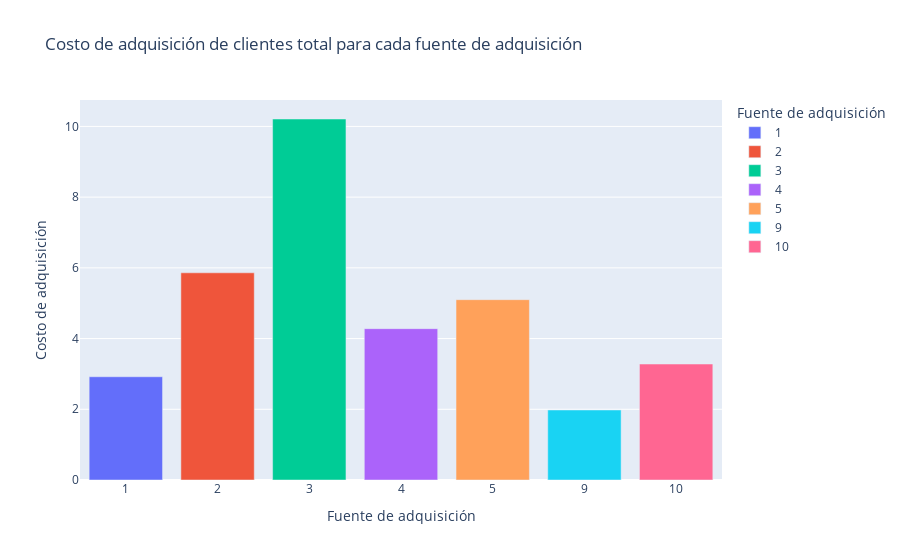

Notebook cell for this chart:
### Code cell
#Mostramos los resultados en una figura
fig_5 = px.bar(cac_total,
               x='source_id',y='total_cac', 
               color = 'source_id',
               title='Costo de adquisición de clientes total para cada fuente de adquisición',
              labels={'source_id': 'Fuente de adquisición', 'total_cac':'Costo de adquisición'})
fig_5.show()

### Figure 1 — Plotly figure (JSON) as saved in the notebook; plotly's stock layout.template omitted (floating-point values rounded to 4 significant figures)
{"data": [{"alignmentgroup": "True", "hovertemplate": "Fuente de adquisición=%{x}<br>Costo de adquisición=%{y}<extra></extra>", "legendgroup": "1", "marker": {"color": "#636efa", "pattern": {"shape": ""}}, "name": "1", "offsetgroup": "1", "orientation": "v", "showlegend": true, "textposition": "auto", "type": "bar", "x": ["1"], "xaxis": "x", "y": [2.92], "yaxis": "y"}, {"alignmentgroup": "True", "hovertemplate": "Fuente de adquisición=%{x}<br>Costo de adquisición=%{y}<extra></extra>", "legendgroup": "2", "marker": {"color": "#EF553B", "pattern": {"shape": ""}}, "name": "2", "offsetgroup": "2", "orientation": "v", "showlegend": true, "textposition": "auto", "type": "bar", "x": ["2"], "xaxis": "x", "y": [5.86], "yaxis": "y"}, {"alignmentgroup": "True", "hovertemplate": "Fuente de adquisición=%{x}<br>Costo de adquisición=%{y}<extra></extra>", "legendgroup": "3", "marker": {"color": "#00cc96", "pattern": {"shape": ""}}, "name": "3", "offsetgroup": "3", "orientation": "v", "showlegend": true, "textposition": "auto", "type": "bar", "x": ["3"], "xaxis": "x", "y": [10.21], "yaxis": "y"}, {"alignmentgroup": "True", "hovertemplate": "Fuente de adquisición=%{x}<br>Costo de adquisición=%{y}<extra></extra>", "legendgroup": "4", "marker": {"color": "#ab63fa", "pattern": {"shape": ""}}, "name": "4", "offsetgroup": "4", "orientation": "v", "showlegend": true, "textposition": "auto", "type": "bar", "x": ["4"], "xaxis": "x", "y": [4.28], "yaxis": "y"}, {"alignmentgroup": "True", "hovertemplate": "Fuente de adquisición=%{x}<br>Costo de adquisición=%{y}<extra></extra>", "legendgroup": "5", "marker": {"color": "#FFA15A", "pattern": {"shape": ""}}, "name": "5", "offsetgroup": "5", "orientation": "v", "showlegend": true, "textposition": "auto", "type": "bar", "x": ["5"], "xaxis": "x", "y": [5.1], "yaxis": "y"}, {"alignmentgroup": "True", "hovertemplate": "Fuente de adquisición=%{x}<br>Costo de adquisición=%{y}<extra></extra>", "legendgroup": "9", "marker": {"color": "#19d3f3", "pattern": {"shape": ""}}, "name": "9", "offsetgroup": "9", "orientation": "v", "showlegend": true, "textposition": "auto", "type": "bar", "x": ["9"], "xaxis": "x", "y": [1.98], "yaxis": "y"}, {"alignmentgroup": "True", "hovertemplate": "Fuente de adquisición=%{x}<br>Costo de adquisición=%{y}<extra></extra>", "legendgroup": "10", "marker": {"color": "#FF6692", "pattern": {"shape": ""}}, "name": "10", "offsetgroup": "10", "orientation": "v", "showlegend": true, "textposition": "auto", "type": "bar", "x": ["10"], "xaxis": "x", "y": [3.28], "yaxis": "y"}], "layout": {"barmode": "relative", "legend": {"title": {"text": "Fuente de adquisición"}, "tracegroupgap": 0}, "title": {"text": "Costo de adquisición de clientes total para cada fuente de adquisición"}, "xaxis": {"anchor": "y", "categoryarray": ["1", "2", "3", "4", "5", "9", "10"], "categoryorder": "array", "domain": [0, 1], "title": {"text": "Fuente de adquisición"}}, "yaxis": {"anchor": "x", "domain": [0, 1], "title": {"text": "Costo de adquisición"}}}}
